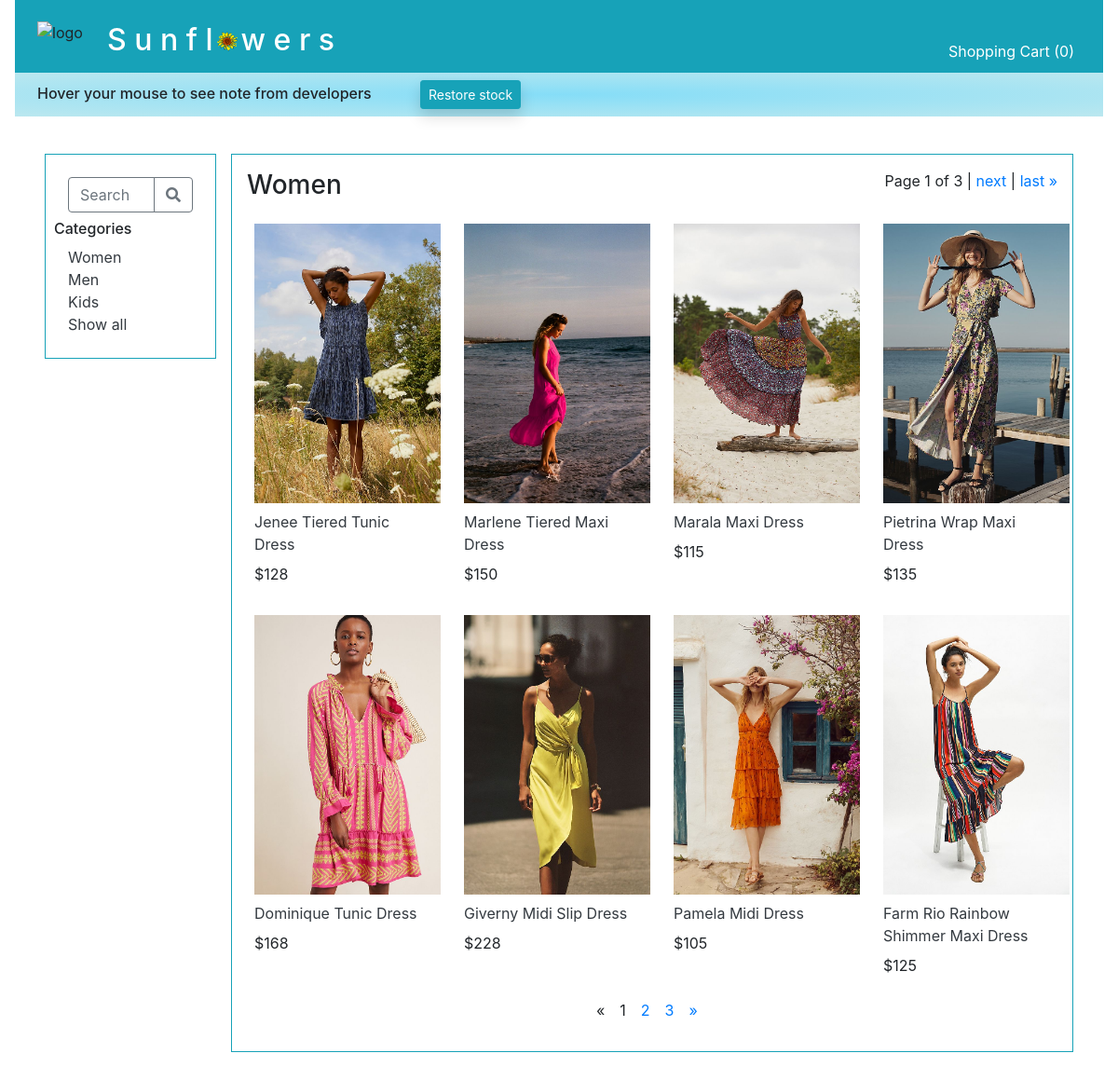
The app's page /product/category/1, older data.
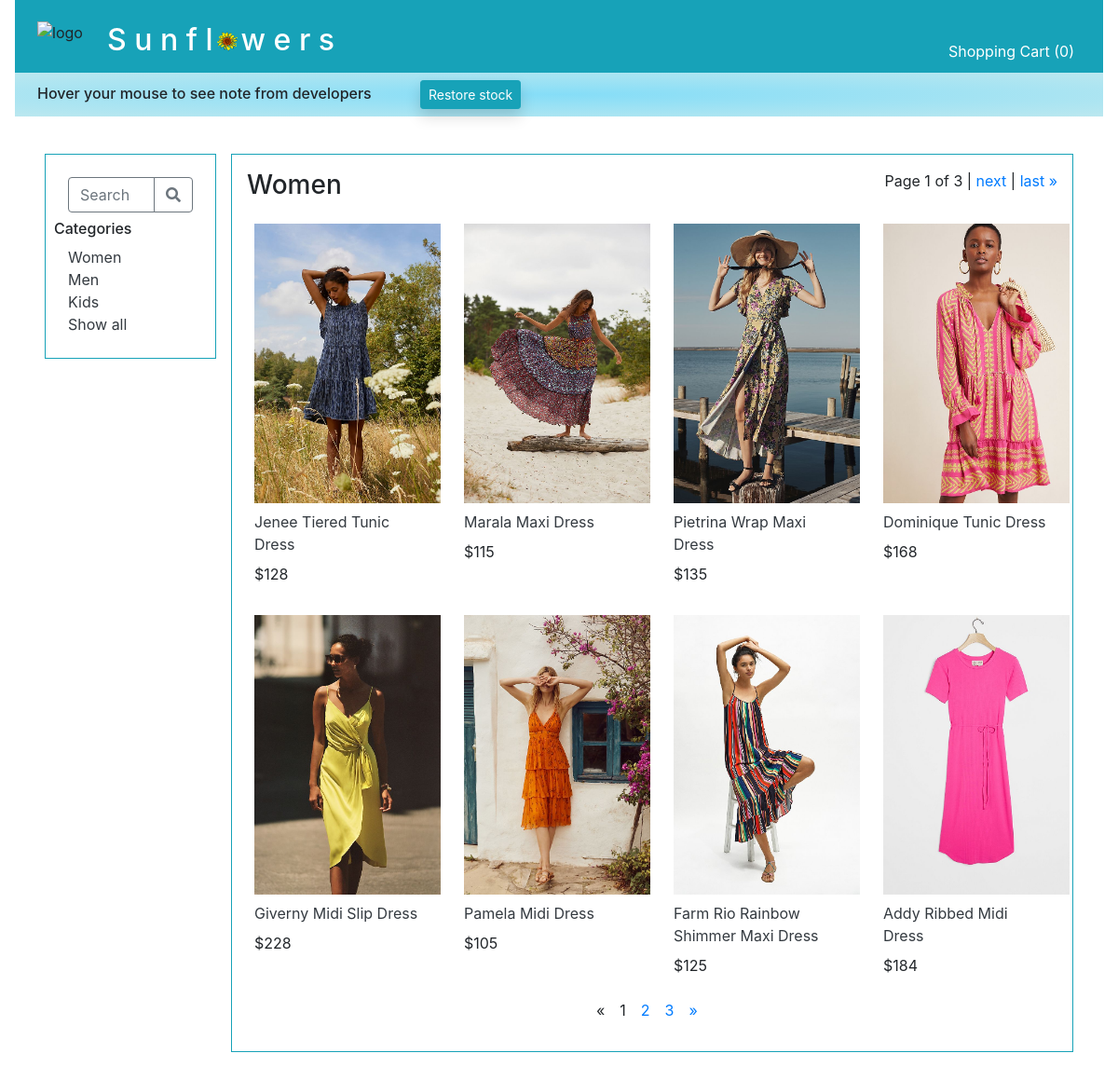
The same page, newer data.
### main/models.py (models this page shows, shortened)
class Category(models.Model):
    name = models.CharField(max_length=255)
    cat_photo = models.ImageField(upload_to='categories', blank=True)

class Photo(models.Model):
    img = models.ImageField(upload_to='products', blank=True)
    type_of_photo = models.ForeignKey(
        PhotoType,
        related_name='photos_included',
        on_delete=models.CASCADE
    )
    for_product = models.ForeignKey(
        Product,
        related_name='photos',
        on_delete=models.CASCADE
    )

class Product(models.Model):
    name = models.CharField(max_length=255, default="")
    desc= models.TextField(default="")
    quantity_purchased = models.IntegerField(default=0)
    quantity_sold = models.IntegerField(default=0)
    quantity_available = models.IntegerField(default=0)
    temp_quan_avail = models.IntegerField(default=0)
    unit_price=models.DecimalField(max_digits=5, decimal_places=0)
    category = models.ForeignKey(
        Category,
        related_name='products_included',
        on_delete=models.CASCADE
    )
    objects = ClassManager()

### main/views.py (the view)
# urls.py: path('product/category/<int:cat_id>', views.display_category),
def display_category(request, cat_id, sort_by="no_sort" ):
    product_list = Product.objects.filter(category_id=cat_id).exclude(temp_quan_avail=0)
    if sort_by == "price":
        products_by_price = product_list.order_by("unit_price")
        product_list = products_by_price
    if sort_by == "popularity":
        products_by_popularity = product_list.order_by("-quantity_available")
        product_list = products_by_popularity
    page = request.GET.get('page', 1)
    paginator = Paginator(product_list, 8)
    try:
        all_products = paginator.page(page)
    except PageNotAnInteger:
        all_products = paginator.page(1)
    except EmptyPage:
        all_products = paginator.page(paginator.num_pages)
    page_number = request.GET.get('page')
    page_obj = paginator.get_page(page_number)
    if "cart_dict" not in request.session:
        quantity_in_cart = 0
    else:
        quantity_in_cart = 0
        for key in request.session["cart_dict"]:
            quantity_in_cart += request.session["cart_dict"][key]
    products_in_this_category = Product.objects.filter(category_id=cat_id)
    for each_product in products_in_this_category:
        photos = Photo.objects.filter(for_product = each_product)
        for photo in photos:
            if photo.type_of_photo_id == 1:
                photo.type_of_photo_id = 2
                photo.save()
        first_photo = photos.first()
        first_photo.type_of_photo_id = 1
        first_photo.save()
    context = {
        "all_categories": Category.objects.all(),
        "this_category": Category.objects.get(id=cat_id),
        "all_products": all_products,
        "all_photos": Photo.objects.all(),
        "paginator": paginator,
        'page_obj': page_obj,
        "quantity_in_cart": quantity_in_cart,
    }
    return render(request, '_2_shop_category.html', context)

### main/templates/_2_shop_category.html (shortened to what this page needs)
<!DOCTYPE html>
<html lang="en">
<head>
    {% include "_0_head_tags.html" %}
</head>
<body>
    <div id="container">
        {% include "_0_top_nav_bar.html" %}
        {% include "_0_left_nav_bar.html" %}
        <div class="col border border-info p-3">
            <div class="row">
                <div class="col-6 h3">{{ this_category.name }}</div>
                <div class="col text-right mb-1">
                    <span class="step-links">
                        <span class="current">
                            Page {{ page_obj.number }} of {{ page_obj.paginator.num_pages }} |
                        </span>
                        {% if page_obj.has_next %}
                        <a href="?page={{ page_obj.next_page_number }}">next</a> |
                        <a href="?page={{ page_obj.paginator.num_pages }}">last &raquo;</a>
                        {% endif %}
                    </span>
                </div>
            </div>
            <div style="min-width:800px;" class="row mt-2">
                {% for product in all_products %}
                {% if product.category_id == this_category.id and product.temp_quan_avail > 0 %}
                <div class="col-3">
                    {% for photo in all_photos %}
                    {% if photo.type_of_photo_id == 1 and photo.for_product_id == product.id %}
                    <div class="row m-2"><img class="" width="200" src="{{ photo.img.url }}"></div>
                    {% endif %}
                    {% endfor %}
                    <a class="row text-dark m-2" href="/product/category/{{ this_category.id }}/item/{{ product.id }}">{{ product.name }}</a>
                    <div class="row mb-4">
                        <div class="col m-2t ml-2">${{ product.unit_price }}</div>
                    </div>
                </div>
                {% endif %}
                {% endfor %}
            </div>
            <div class="row">
                <div class="col-4 offset-5 text-center">
                    {% if all_products.has_other_pages %}
                    <ul class="pagination">
                        {% if all_products.has_previous %}
                        <li><a href="?page={{ all_products.previous_page_number }}">&laquo;</a></li>
                        {% else %}
                        <li class="disabled"><span>&laquo;</span></li>
                        {% endif %}
                        {% for i in all_products.paginator.page_range %}
                        {% if all_products.number == i %}
                        <li class="active ml-3"><span>{{ i }} <span class="sr-only">(current)</span> </span></li>
                        {% else %}
                        <li><a class="ml-3" href="?page={{ i }}">{{ i }}</a></li>
                        {% endif %}
                        {% endfor %}
                        {% if all_products.has_next %}
                        <li><a class="ml-3" href="?page={{ all_products.next_page_number }}">&raquo;</a></li>
                        {% else %}
                        <li class="disabled"><span>&raquo;</span></li>
                        {% endif %}
                    </ul>
                    {% endif %}
                </div>
            </div>
        </div>
    </div>
</body>
</html>

### main/templates/_0_left_nav_bar.html (shortened to what this page needs)
<!DOCTYPE html>
<html lang="en">
<link rel="stylesheet" href="main/static/projectStyle.css">
<head>
    {% load static %}
    <link rel="stylesheet" href="{% static 'projectStyle.css' %}">
</head>
<body>
    <div class="row mx-3">
        <div id="side" class="col-sm-auto mr-3  border-info p-3">
    <div id="left_nav_bar" class="row mx-3">
        <div class=" col-2 mr-3 border border-info p-4"
        style="height: 220px;"
        >
        <div class="row mb-2">
            <div class="col ">
                <form style="display:inline" class="m-0" action="{% url 'search' %}" method="GET">
                <div class="input-group">
                        <input name="search" class="form-control border-secondary py-2" type="text" placeholder="Search">
                    <div class="input-group-append">
                        <button class="btn btn-outline-secondary" type="submit">
                            <i class="fa fa-search"></i>
                        </button>
                    </div>
                </form>
                </div>
            </div>
        </div>
        <div class="row h6">Categories</div>
        {% for category in all_categories %}
        <a class="text-dark" href="/product/category/{{ category.id }}">{{ category.name }}</a><br>
        {% endfor %}
        <a class="text-dark" href="/">Show all</a>
    </div>
</body>
</html>

Row changes from the older to the newer data that the page shows:
no longer on this page (row edited): Product: name "Marlene Tiered Maxi Dress", unit_price "150"
no longer on this page (row unchanged): Photo: img (picture), shown under "Marlene Tiered Maxi Dress"
now on this page (row unchanged): Product: name "Addy Ribbed Midi Dress", unit_price "184"
now on this page (row unchanged): Photo: img (picture), shown under "Addy Ribbed Midi Dress"
